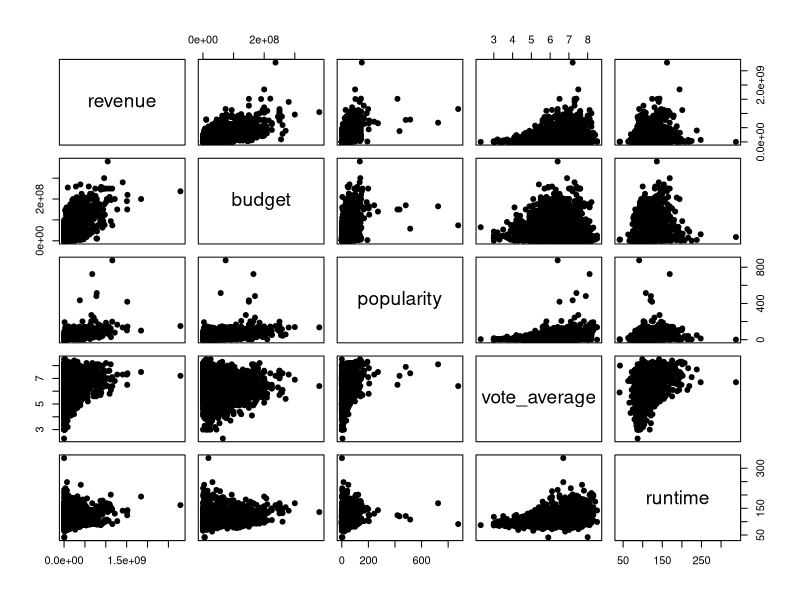

Reproduce this figure in R.
## ---- chunk 1
knitr::opts_chunk$set(echo = TRUE)
## ---- chunk 2

movies <- read.csv("movies_refined.csv", header = TRUE)

## ---- chunk 3
pairs(movies[,c(3,1,2,6,4)], pch = 19)
## ---- chunk 4
lm <- lm(revenue ~ budget + popularity + vote_average + runtime, data = movies)
summary(lm)
anova(lm)

